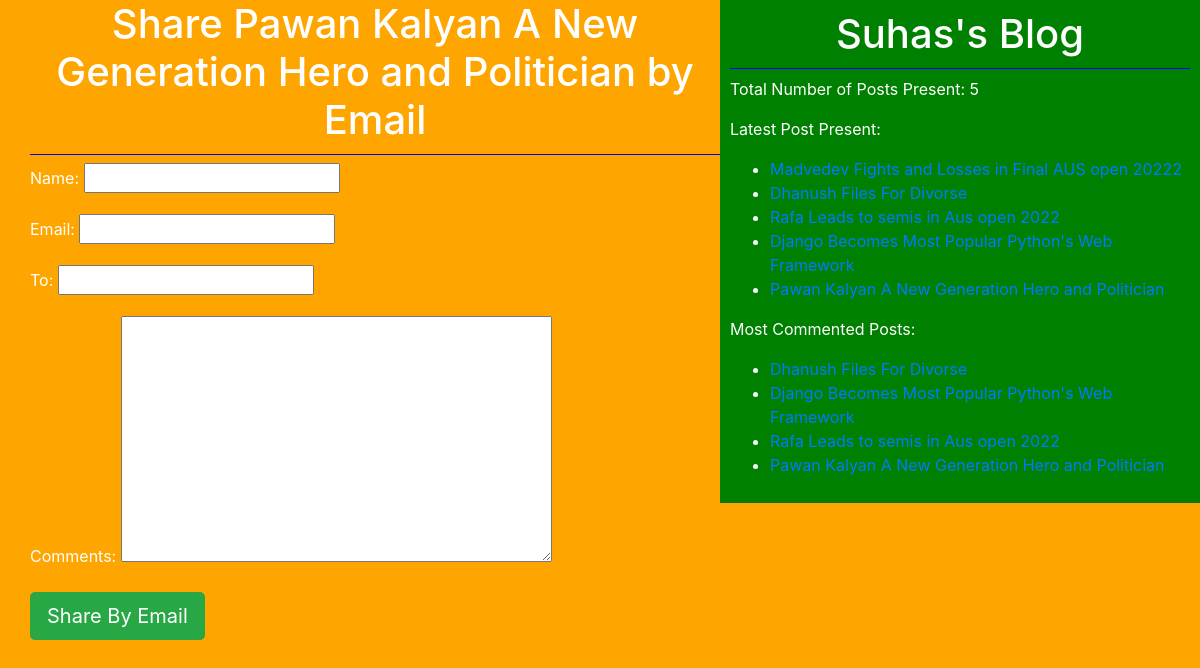
Screenshot of /4/share/ with the database file from the repository.
### testapp/models.py (models this page shows, shortened)
class Post(models.Model):
    title=models.CharField(max_length=250)
    slug=models.SlugField(max_length=300,unique_for_date='publish')
    author=models.ForeignKey(User,related_name='post_detail',on_delete=models.CASCADE)
    body=models.TextField()
    publish=models.DateField(default=timezone.now)
    created=models.DateTimeField(auto_now_add=True)
    updated=models.DateTimeField(auto_now_add=True)
    STATUS_CHOICES=(('draft','Draft'),('published','Published'))
    status=models.CharField(max_length=10,choices=STATUS_CHOICES,default='draft')
    tags=TaggableManager()
    class Meta:
        ordering=('-publish',)
    def get_absolute_url(self):
        return reverse('post_detail',args=[self.publish.year,self.publish.strftime('%m'),self.publish.strftime('%d'),self.slug])

### testapp/views.py (the view, shortened to what this page needs)
# urls.py: re_path('(?P<id>\d+)/share/$', views.mail_send_view),
def mail_send_view(request,id):
    post=get_object_or_404(Post,id=id,status='published')
    form=EmailSendForm()
    sent=False
    return render(request,'testapp/sharebyemail.html',{'post':post,'form':form,'sent':sent})

### testapp/forms.py
class EmailSendForm(forms.Form):
    name=forms.CharField()
    email=forms.EmailField()
    to=forms.EmailField()
    comments=forms.CharField(required=False,widget=forms.Textarea)

### testapp/templatetags/blog_tags.py (called while the page is built)
@register.simple_tag(name='my_tag')
def total_posts():
    return Post.objects.count()

@register.inclusion_tag('testapp/latest_posts123.html')
def show_latest_posts(count=5):
    latest_posts=Post.objects.order_by('-publish')[:count]
    return {'latest_posts':latest_posts}

@register.simple_tag()
def get_most_commented_posts(count=4):
    return Post.objects.annotate(total_comments=Count('comments')).order_by('-total_comments')[:count]

### templates/testapp/sharebyemail.html (shortened to what this page needs)
<!DOCTYPE html>
{%extends 'testapp/base.html'%}
{%load static%}
{%block body_block%}
{%if sent%}
<h1>Email Sent successfully</h1>
<h2>{{post.title}} by Email Enjoy your Reading</h2>
{%else%}
<h1>Share {{post.title}} by Email</h1>
<form  method="post">
  {{form.as_p}}
  <input type="submit" name="" class='btn btn-lg btn-success' value="Share By Email">
</form>
{%endif%}
{%endblock%}

### templates/testapp/base.html (shortened to what this page needs)
<!DOCTYPE html>
{%load blog_tags%}
{%load static%}
<html lang="en" dir="ltr">
  <head>
    <link rel="stylesheet" href="https://cdn.jsdelivr.net/npm/bootstrap@4.5.3/dist/css/bootstrap.min.css">
<link rel="stylesheet" href="https://cdn.jsdelivr.net/npm/bootstrap@4.5.3/dist/css/bootstrap.min.css">
<link rel="stylesheet" href="{%static "css/practiseblog.css"%}">
  </head>
  <body>
    <div class="center">
      {%block body_block%}
      {%endblock%}
    </div>
    <div class="sidebar">
      <h1>Suhas's Blog</h1>
      <p>Total Number of Posts Present: <span>{%my_tag%}</span></p>
      <p>Latest Post Present: {%show_latest_posts%}</p>
      <p>Most Commented Posts: </p>
      {%get_most_commented_posts as most_commented_posts%}
      <ul>
        {%for post in most_commented_posts%}
        <li><a href="{{post.get_absolute_url}}">{{post.title}}</a></li>
        {%endfor%}
      </ul>
    </div>
  </body>
</html>

### templates/testapp/latest_posts123.html
<ul>
  {%for posts in latest_posts%}
  <li><a href="{{posts.get_absolute_url}}">{{posts.title}}</a></li>
  {%endfor%}
</ul>

### static/css/practiseblog.css (style rules this page uses)
.center { float:left; width: 60%; padding: 0 0 0 30px; }
.sidebar { float: right; width: 40%; padding: 10px; background: green; height: 100%; }
h1 { text-align: center; border-bottom: 1px solid blue; padding: 0 0 10px 0; }
html { height: 100%; }
body { background: orange; color:white; }

### rows the page displays
Post: title "Pawan Kalyan A New Generation Hero and Politician"
Post: title "Madvedev Fights and Losses in Final AUS open 20222"
Post: title "Dhanush Files For Divorse"
Post: title "Rafa Leads to semis in Aus open 2022"
Post: title "Django Becomes Most Popular Python's Web Framework"
